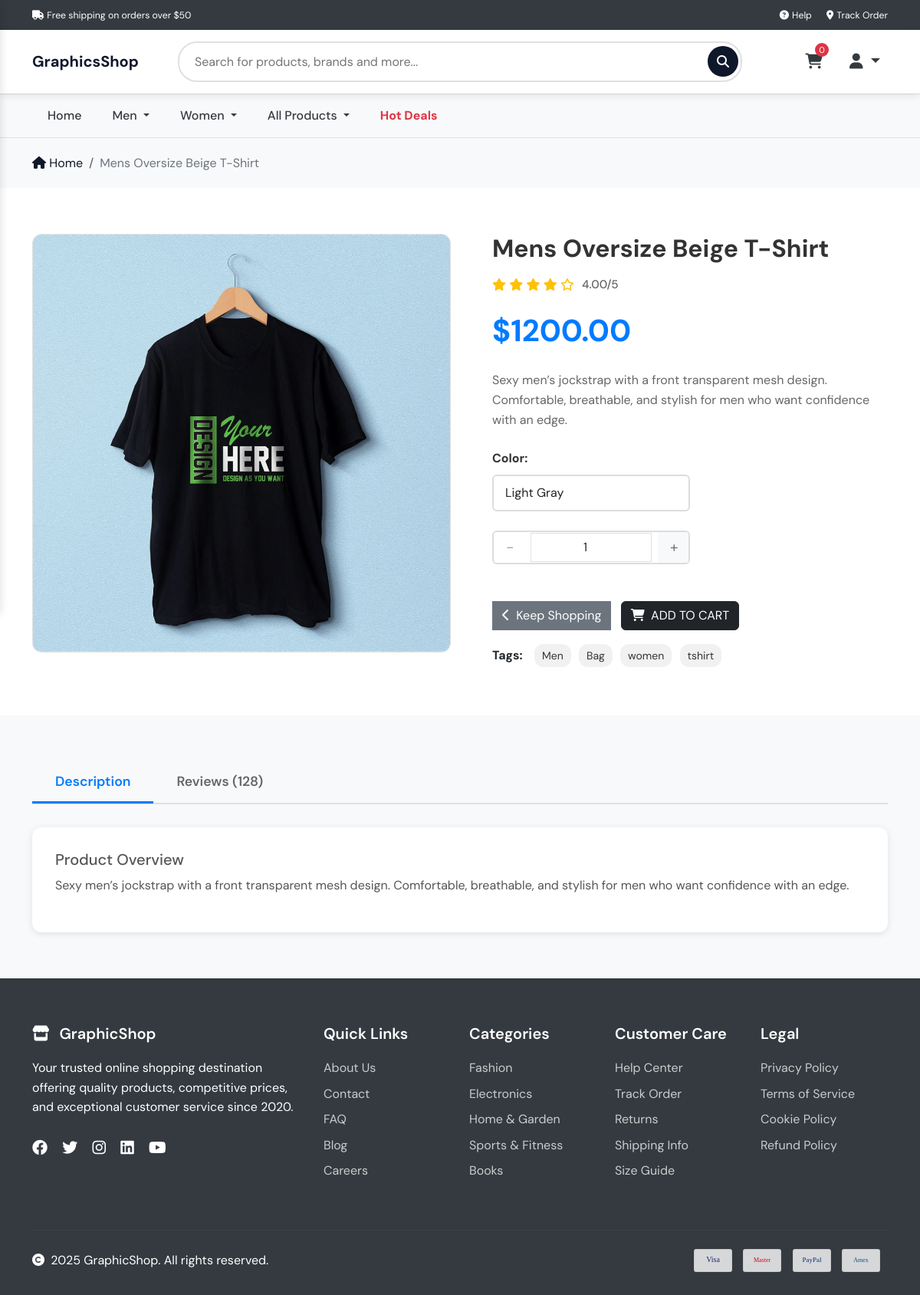
Screenshot of /products/mens-oversize-beige-t-shirt/ with the database file from the repository.
### product/models.py (models this page shows, shortened)
class Category(models.Model):
    category = models.CharField(max_length=100, default='Men')
    category_slug = models.SlugField(max_length=100, unique=True, blank=True)
    category_image = models.ImageField(upload_to='category_images/', null=True, blank=True)
    is_active = models.BooleanField(default=True)
    parent_category = models.ForeignKey(
        'self',
        on_delete=models.CASCADE,
        null=True,
        blank=True,
        related_name='subcategories'
    )

class Product(models.Model):
    product_name = models.CharField(max_length=200)
    product_slug = models.SlugField(max_length=255, unique=True, blank=True)
    sku = models.CharField(max_length=200, unique=True, blank=True, null=True)
    brand = models.ForeignKey(Brand, on_delete=models.SET_NULL, null=True, blank=True)
    category = models.ForeignKey(Category, on_delete=models.SET_NULL, null=True, blank=True)
    tags = models.ManyToManyField(Tag, blank=True, related_name='products')
    price = models.DecimalField(max_digits=8, decimal_places=2, default=0.00)
    short_description = models.CharField(max_length=255, blank=True, null=True)
    description = HTMLField(blank=True, null=True)
    has_variation = models.BooleanField(default=False, null=True, blank=True)
    rating = models.DecimalField(max_digits=6, decimal_places=2, null=True, blank=True)
    image_url = models.URLField(max_length=1024, null=True, blank=True)
    thumbnail = models.ImageField(upload_to='thumbnails/', null=True, blank=True)
    is_active = models.BooleanField(default=True)
    is_featured = models.BooleanField(default=False)
    created_at = models.DateTimeField(auto_now_add=True)
    updated_at = models.DateTimeField(auto_now=True)

class ProductVariation(models.Model):
    product = models.ForeignKey(Product, on_delete=models.CASCADE, related_name='product_variations')
    variation = models.ForeignKey(Variation, on_delete=models.CASCADE)
    stock = models.PositiveIntegerField(default=0)
    class Meta:
        unique_together = ('product', 'variation')

class Variation(models.Model):
    name = models.CharField(max_length=100, default='')
    value = models.CharField(max_length=100, default='')
    variation_slug = models.SlugField(max_length=200, unique=True, blank=True, null=True)
    is_active = models.BooleanField(default=True)

class Tag(models.Model):
    tag = models.CharField(max_length=100, default='')
    tag_slug = models.SlugField(max_length=100, unique=True, blank=True)
    is_active = models.BooleanField(default=True)

### product/views.py (the view)
# urls.py: path('<slug:product_slug>/', views.product_detail, name='product_detail'),
def product_detail(request, product_slug):
    menuCategories = Category.objects.filter(
        is_active=True,
        parent_category__isnull=True
    ).prefetch_related("subcategories")
    product = get_object_or_404(Product, product_slug=product_slug)
    variations = product.product_variations.select_related('variation').all()
    grouped_variations = {}
    for name, group in groupby(sorted(variations, key=lambda v: v.variation.name), key=lambda v: v.variation.name):
        grouped_variations[name] = list(group)
    context = {
        'menuCategories': menuCategories,
        'product': product,
        'grouped_variations': grouped_variations,
    }
    return render(request, "product/product_details.html", context)

### bag/contexts.py (called while the page is built, shortened)
def bag_contents(request):
    bag_items = []
    total = 0
    product_count = 0
    bag = request.session.get('bag', {})
    if total < settings.FREE_DELIVERY_THRESHOLD:
        delivery = total * Decimal(settings.STANDARD_DELIVERY_PERCENTAGE / 100)
        free_delivery_delta = settings.FREE_DELIVERY_THRESHOLD - total
    else:
        delivery = 0
        free_delivery_delta = 0
    grand_total = delivery + total
    context = {
        'bag_items': bag_items,
        'total': total,
        'product_count': product_count,
        'delivery': delivery,
        'free_delivery_delta': free_delivery_delta,
        'free_delivery_threshold': settings.FREE_DELIVERY_THRESHOLD,
        'grand_total': grand_total,
    }
    return context

### product/templates/product/product_details.html (shortened to what this page needs)
{% extends 'frontend/layouts/base.html' %}
{% block content %}
{% load static %}
<section class="breadcrumb-section border-top">
    <div class="container">
        <nav aria-label="breadcrumb">
            <ol class="breadcrumb">
                <li class="breadcrumb-item"><a href="/"><i class="fas fa-home"></i> Home</a></li>
                <li class="breadcrumb-item active" aria-current="page">{{ product.product_name }}</li>
            </ol>
        </nav>
    </div>
</section>
<section class="product-details-section">
    <div class="container">
        <div class="row">
            <div class="col-lg-6">
                <div class="product-image-wrapper">
                    {% if product.thumbnail %}
                    <img src="{{ product.thumbnail.url }}" class="product-main-image" alt="{{ product.product_name }}"
                        id="mainImage">
                    {% elif product.image_url %}
                    <img src="{{ product.image_url }}" class="product-main-image" alt="{{ product.product_name }}"
                        id="mainImage">
                    {% else %}
                    <img src="{% static 'assets/images/default.jpg' %}" class="product-main-image" alt="No Image"
                        id="mainImage">
                    {% endif %}
                </div>
            </div>
            <div class="col-lg-6">
                <div class="product-info-wrapper">
                    <h1 class="product-detail-title">{{ product.product_name }}</h1>
                    {% if product.rating %}
                    <div class="product-rating">
                        <div class="rating-stars">
                            {% for i in "12345" %}
                            {% with star=forloop.counter %}
                            {% if product.rating >= star %}
                            <i class="fas fa-star"></i>
                            {% elif product.rating >= star|add:"-0.5" %}
                            <i class="fas fa-star-half-alt"></i>
                            {% else %}
                            <i class="far fa-star"></i>
                            {% endif %}
                            {% endwith %}
                            {% endfor %}
                        </div>
                        <span class="rating-text">{{ product.rating }}/5</span>
                    </div>
                    {% endif %}
                    <div class="product-detail-price">${{ product.price }}</div>
                    {% if product.short_description %}
                    <p class="product-short-desc">{{ product.short_description }}</p>
                    {% endif %}
                    <form class="form" action="{% url 'add_to_bag' product.id %}" method="POST">
                        <div class="form-row">
                            {% if grouped_variations %}
                                {% for variation_name, variations in grouped_variations.items %}
                                    <div class="variation-section mt-3">
                                        <span class="variation-label d-block mb-2 fw-bold">{{ variation_name }}:</span>
                                        <select class="variation-select form-select w-50" name="{{ variation_name|lower }}" required>
                                            {% for pv in variations %}
                                                <option value="{{ pv.variation.value|lower }}">{{ pv.variation.value }}</option>
                                            {% endfor %}
                                        </select>
                                    </div>
                                {% endfor %}
                            {% endif %}
                            <div class="quantity-selector mt-4">
                                <div class="quantity-input d-flex align-items-center w-50">
                                    <button type="button" class="quantity-btn btn btn-outline-secondary rounded-0 px-3">-</button>
                                    <input type="number"
                                        class="form-control text-center rounded-0 mx-2"
                                        name="quantity"
                                        value="1"
                                        min="1"
                                        max="99"
                                        data-item_id="{{ product.id }}"
                                        id="id_qty_{{ product.id }}">
                                    <button type="button" class="quantity-btn btn btn-outline-secondary rounded-0 px-3">+</button>
                                </div>
                            </div>
                            <div class="col-12 mt-5">
                                <a href="{% url 'all_products' %}" class="btn btn-secondary rounded-0 me-2">
                                    <i class="fas fa-chevron-left me-1"></i> Keep Shopping
                                </a>
                                <button type="submit" class="btn btn-dark text-uppercase">
                                    <i class="fas fa-shopping-cart me-1"></i> Add to Cart
                                </button>
                            </div>
                        </div>
                    </form>
                    {% if product.tags.all %}
                    <div class="product-tags">
                        <span class="tags-label">Tags:</span>
                        {% for tag in product.tags.all %}
                        <a href="" class="product-tag">
                            {{ tag.tag }}
                        </a>
                        {% empty %}
                        <span>No tags available</span>
                        {% endfor %}
                    </div>
                    {% endif %}
                </div>
            </div>
        </div>
    </div>
</section>
<section class="details-review-section">
    <div class="container">
        <ul class="nav nav-tabs" id="productTabs" role="tablist">
            <li class="nav-item" role="presentation">
                <button class="nav-link active" id="description-tab" data-bs-toggle="tab" data-bs-target="#description"
                    type="button" role="tab">
                    Description
                </button>
            </li>
            <li class="nav-item" role="presentation">
                <button class="nav-link" id="reviews-tab" data-bs-toggle="tab" data-bs-target="#reviews" type="button"
                    role="tab">
                    Reviews (128)
                </button>
            </li>
        </ul>
        <div class="tab-content" id="productTabContent">
            <div class="tab-pane fade show active" id="description" role="tabpanel">
                <div class="product-description">
                    <h5>Product Overview</h5>
                    {{ product.description | safe }}
                </div>
            </div>
        </div>
    </div>
</section>
{% endblock %}

### templates/frontend/includes/menu.html (shortened to what this page needs)
<nav class="menu-nav d-none d-lg-block">
    <div class="container">
        <div class="d-flex">
            <ul class="nav">
                <li class="nav-item">
                    <a class="nav-link" href="{% url 'home' %}">Home</a>
                </li>
                {% for cat in menuCategories %}
                    {% if cat.subcategories.all %}
                        {% if cat.subcategories.all|length > 0 %}
                            <li class="nav-item dropdown">
                                <a class="nav-link dropdown-toggle" href="{% url 'category' cat.category_slug %}" data-bs-toggle="dropdown">
                                    {{ cat.category }}
                                </a>
                            </li>
                        {% else %}
                            <li class="nav-item">
                                <a class="nav-link" href="{% url 'category' cat.category_slug %}">
                                    {{ cat.category }}
                                </a>
                            </li>
                        {% endif %}
                    {% else %}
                        <li class="nav-item">
                            <a class="nav-link" href="{% url 'category' cat.category_slug %}">
                                {{ cat.category }}
                            </a>
                        </li>
                    {% endif %}
                {% endfor %}
                 <li class="nav-item dropdown">
                    <a class="nav-link dropdown-toggle" href="#" data-bs-toggle="dropdown">
                        All Products
                    </a>
                </li>
                <li class="nav-item">
                    <a class="nav-link text-danger fw-bold" href="#">Hot Deals</a>
                </li>
            </ul>
        </div>
    </div>
</nav>

### static/assets/css/style.css (style rules this page uses)
:root { --primary-color: #0F172B; --secondary-color: #6c757d; --dark-color: #343a40; --light-bg: #f8f9fa; }
* { margin: 0; padding: 0; box-sizing: border-box; }
body { font-family: "DM Sans", sans-serif; line-height: 1.6; }
.menu-nav { background: var(--light-bg); padding: 0; border-top: 1px solid #dee2e6; }
.menu-nav .nav-link { color: var(--dark-color); font-weight: 500; padding: 15px 20px; transition: all 0.3s; border-radius: 0; }
.product-description { color: var(--secondary-color); font-size: 14px; margin-bottom: 15px; }
.product-rating { display: flex; align-items: center; gap: 8px; margin-bottom: 10px; }
.rating-stars { color: #ffc107; font-size: 0.9rem; }
.rating-text { font-size: 0.9rem; color: #666; font-weight: 500; }
.breadcrumb-section { background: var(--light-bg); padding: 20px 0; }
.breadcrumb { background: none; margin: 0; padding: 0; }
.breadcrumb-item a { color: var(--primary-color); text-decoration: none; }
.breadcrumb-item.active { color: var(--secondary-color); }
.product-details-section { padding: 60px 0; }
.product-image-wrapper { position: sticky; top: 20px; }
.product-main-image { width: 100%; border-radius: 12px; border: 1px solid #e0e0e0; margin-bottom: 15px; }
.product-info-wrapper { padding-left: 30px; }
.product-detail-title { font-size: 2rem; font-weight: 700; margin-bottom: 15px; color: #333; }
.product-rating { display: flex; align-items: center; gap: 10px; margin-bottom: 15px; }
.rating-stars { color: #ffc107; font-size: 1rem; }
.rating-text { font-size: 0.95rem; color: #666; font-weight: 500; }
.product-detail-price { font-size: 2.5rem; font-weight: 700; color: #007bff; margin-bottom: 20px; }
.product-short-desc { font-size: 1rem; color: #666; line-height: 1.6; margin-bottom: 25px; }
.variation-section { margin-bottom: 25px; }
.variation-label { font-size: 1rem; font-weight: 600; color: #333; margin-bottom: 10px; display: block; }
.variation-select { width: 100%; padding: 10px 15px; border: 2px solid #ddd; border-radius: 6px; font-size: 1rem; cursor: pointer; background: white; transition: border-color 0.3s; }
.quantity-selector { display: flex; align-items: center; gap: 15px; margin-bottom: 25px; }
.quantity-input { display: flex; align-items: center; border: 2px solid #ddd; border-radius: 6px; overflow: hidden; }
.quantity-btn { width: 40px; height: 40px; border: none; background: #f8f9fa; cursor: pointer; font-size: 1.2rem; transition: background 0.3s; }
.product-tags { margin-top: 15px; }
.tags-label { font-weight: bold; margin-right: 8px; }
.product-tag { display: inline-block; background: #f1f1f1; color: #333; padding: 4px 10px; margin: 3px; border-radius: 12px; font-size: 14px; text-decoration: none; }
.details-review-section { padding: 60px 0; background: #f8f9fa; }
.nav-tabs { border-bottom: 2px solid #dee2e6; margin-bottom: 30px; }
.nav-tabs .nav-link { color: #666; font-weight: 600; font-size: 1.1rem; padding: 12px 30px; border: none; border-bottom: 3px solid transparent; transition: all 0.3s; }
.nav-tabs .nav-link.active { color: #007bff; border-bottom-color: #007bff; background: transparent; }
.tab-content { background: white; padding: 30px; border-radius: 12px; box-shadow: 0 2px 8px rgba(0, 0, 0, 0.1); }
.product-description { font-size: 1rem; line-height: 1.8; color: #555; }

### rows the page displays
Category: category "Men"
Category: category "Women"
Product: product_name "Mens Oversize Beige T-Shirt", thumbnail (picture), rating "4.00", price "1200.00", short_description "Sexy men’s jockstrap with a front transparent mesh design. Comfortable, breathable, and stylish for men who want confidence with an edge.", quantity "1", description "Sexy men’s jockstrap with a front transparent mesh design. Comfortable, breathable, and stylish for men who want confidence with an edge."
ProductVariation: name "Color"
Tag: tag "Men"
Tag: tag "Bag"
Tag: tag "women"
Tag: tag "tshirt"

### other values shown
{{ free_delivery_threshold }} "50"
form field color "Light Gray"
